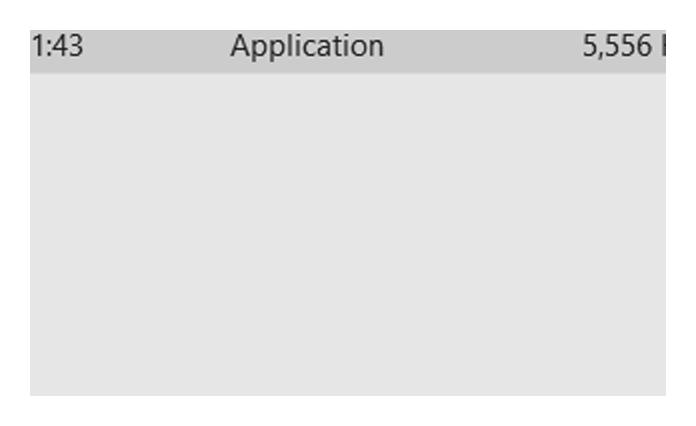
#> input picture dist/snip_image_to_text/_internal/pics/17655002013010254_clipboard_image.png, 696 x 426 px; its folder holds only this picture in this run
$ python -i local_engine.py   (imports and definitions only)
#> lines starting #> are read from the running program, lines starting #| are printed output that depends on the picture
#> further down, picture is the input picture: shape (426, 696, 3); min 18, max 255, mean 232
"""
Local RapidOCR Engine — CPU-optimized for AMD Ryzen 5 9600X (6 physical cores).

Runs RapidOCR (ONNX Runtime + Latin PP-OCRv5) directly in-process.
Handles English, Turkish, and code blocks with high accuracy.
"""
from __future__ import annotations

import gc
import logging
import math
import os
import threading
import time
from typing import Optional

import numpy as np
from PIL import Image

from src.config import (
    DET_BOX_THRESH,
    DET_LIMIT_SIDE_LEN,
    DET_LIMIT_TYPE,
    DET_SCORE_MODE,
    DET_UNCLIP_RATIO,
    ENGINE_WARMUP_ENABLED,
    MAX_UPSCALE_DIM,
    REC_BATCH_NUM,
    SMALL_TEXT_15X_MAX_HEIGHT,
    SMALL_TEXT_2X_MAX_HEIGHT,
    TURKISH_CACHE_MAX_SIZE,
    TURKISH_CORRECTION_MIN_HEIGHT,
)
from src.engine.base import BaseOCREngine

# [5 lines not run here, left out]

_logger = logging.getLogger(__name__)

# ── CPU Thread Tuning ───────────────────────────────────────────────────────
_PHYSICAL_CORES = max(1, (os.cpu_count() or 4) // 2)
# [6 lines not run here, left out]


# ── Turkish NLP Spell Correction Dictionary ─────────────────────────────────

_TURKISH_DICT = {
    "ve", "de", "da", "ki", "ile", "ise", "mi", "mı", "mu", "mü", "en", "pek", "çok",
    "daha", "her", "hep", "hiç", "bir", "iki", "üç", "dört", "beş", "altı", "yedi",
    "sekiz", "dokuz", "on", "ben", "sen", "o", "biz", "siz", "onlar", "bu", "şu",
    "burada", "şurada", "orada", "halk", "halkı", "onun", "bunun", "şunun", "ama", "fakat",
    "lakin", "çünkü", "zira", "veya", "yahut", "gibi", "kadar", "için", "göre", "beri",
    "yolculuk", "yolculuğun", "sabah", "güneş", "henüz", "doğarken", "teknesine",
    "biraz", "yiyecek", "su", "pusulasını", "alarak", "denize", "açılmış", "kasaba",
    "arkasında", "yavaş", "yavaşyavaş", "küçülürken", "içindeki", "korkunun", "yerini", "büyük",
    "heyecan", "kaplamış", "ilk", "saatleri", "sakin", "geçmiş", "ancak",
    "öğleden", "sonra", "gökyüzü", "aniden", "kararmış", "rüzgâr", "rüzgar",
    "uğuldamaya", "başlamış", "dalgalar", "umut", "sağa", "sola", "fırlatıyormuş",
    "pes", "etmek", "üzereymiş", "direğe", "sıkıca", "sarılmış", "içinden", "şöyle",
    "düşünmüş", "eğer", "hayallerinin", "peşinden", "gidiyorsan", "fırtınalara",
    "göğüs", "germeyi", "bilmelisin", "tüm", "gücüyle", "dümeni", "elinde", "tutmuş",
    "dalgalarla", "mücadele", "etmiş", "baban", "balıkçılık", "tekin", "değildir",
    "güler", "oturduğun", "yerde", "vazgeçmemiş", "kalbinin", "sesini", "dinlemekten",
    "kasabada", "yaşayan", "mert", "adında", "hayalperest", "genç", "kalkar", "sahile",
    "iner", "izleyerek", "derin", "düşüncelere", "dalarmiş", "dalarmış", "gizemli",
    "ada", "adayı", "bulmakmış", "bulmakmiş"
}


# ── Bounded (<=1 edit) Turkish Spell Correction ─────────────────────────────
# The acceptance threshold was always "distance <= 1", so computing a full
# Levenshtein DP matrix per candidate was wasted work. A 1-edit check is O(n)
# with two pointers, and the candidate space collapses to dictionary words
# whose length differs by at most 1. The dictionary is indexed as
# {length: {first_char: sorted word list}} so each lookup touches only a few
# small buckets instead of scanning ~100k entries per unknown word.

_DICT_INDEX: dict[int, dict[str, list[str]]] = {}
_dict_index_built = False
_WORD_CACHE: dict[str, Optional[str]] = {}

_CHAR_EQUIV: dict[str, frozenset] = {}
# [3 lines not run here, left out]


# [19 lines left out: functions _build_dict_index, _reset_spell_state, not called in this run]


_DIACRITIC_PAIRS = frozenset(
    frozenset(pair) for pair in (("s", "ş"), ("c", "ç"), ("g", "ğ"),
                                 ("i", "ı"), ("o", "ö"), ("u", "ü"))
)


# [126 lines left out: functions _edit_kind, _common_prefix_len, _find_dict_candidate, _correct_turkish_word, _correct_turkish_text_nlp, not called in this run]


# ── Adaptive Image Pre-processing ───────────────────────────────────────────

def _preprocess_for_ocr(img_np: np.ndarray) -> np.ndarray:
    """Dynamic preprocessing: auto-invert dark backgrounds + height-sensitive CLAHE
    + tiered bilinear upscale (2x for tiny text, 1.5x for small text).

    Preserves spacing in paragraphs/italic text, isolates underscores/quotes in
    command lines, eliminates background-contrast induced word merging, and avoids
    ringing artifacts (like double letters) by using bilinear scaling. The upscale
    is width-capped at MAX_UPSCALE_DIM so very wide strips are not blown up only
    to be shrunk again by the detector's max-side limit.
    """
    if cv2 is None:
        return img_np
    try:
        h_orig, w_orig = img_np.shape[:2]
#> h_orig = 426; w_orig = 696

        # 1. Add white padding/border to prevent character clipping at edges
        padded = cv2.copyMakeBorder(
            img_np,
            10, 10, 10, 10,
            cv2.BORDER_CONSTANT,
            value=[255, 255, 255]
        )
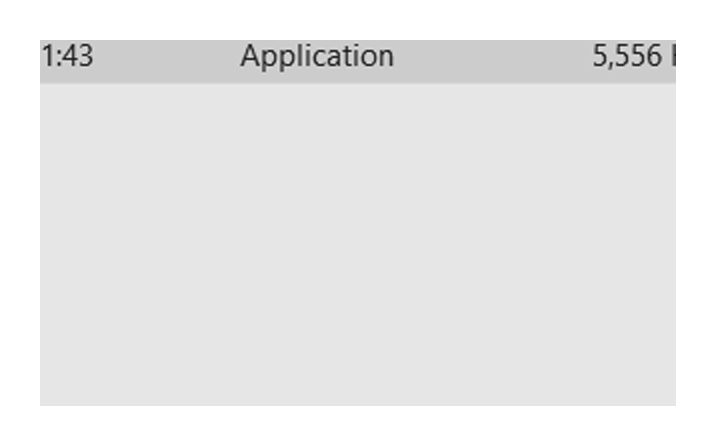
#> padded: shape (446, 716, 3); min 18, max 255, mean 233.6

        # 2. Convert to grayscale
        gray = cv2.cvtColor(padded, cv2.COLOR_RGB2GRAY)

        # 3. Auto-invert dark backgrounds (white text on black)
        # Standardizing to white backgrounds prevents blooming/character merging
        if float(gray.mean()) < 120.0:
            gray = 255 - gray

        # 4. Height-aware CLAHE contrast enhancement
        # High contrast (2.5, 4x4) is used for narrow command lines to sharpen underscores.
        # Moderate contrast (1.1, 8x8) is used for paragraph text to avoid character bleeding.
        if h_orig < 60:
            clahe = cv2.createCLAHE(clipLimit=2.5, tileGridSize=(4, 4))
        else:
            clahe = cv2.createCLAHE(clipLimit=1.1, tileGridSize=(8, 8))

        contrast = clahe.apply(gray)

        # 5. Tiered bilinear upscale: 2x for tiny text, 1.5x for small strips.
        # Bigger glyphs give the recognizer more real pixels to work with.
        if h_orig < SMALL_TEXT_2X_MAX_HEIGHT:
            scale = 2.0
        elif h_orig < SMALL_TEXT_15X_MAX_HEIGHT:
            scale = 1.5
        else:
            scale = 1.0

        if scale > 1.0:
            h, w = contrast.shape[:2]
            scale = min(scale, MAX_UPSCALE_DIM / max(w, 1))
            if scale > 1.05:
                contrast = cv2.resize(
                    contrast,
                    (int(w * scale), int(h * scale)),
                    interpolation=cv2.INTER_LINEAR,
                )

        return cv2.cvtColor(contrast, cv2.COLOR_GRAY2RGB)
    except Exception as e:
        _logger.warning("Dynamic preprocessing failed: %s", e)
        return img_np


# ── Indentation Reconstruction ──────────────────────────────────────────────

# [93 lines left out: function _reconstruct_indentation, not called in this run]


class LocalOCREngine(BaseOCREngine):
    """In-process RapidOCR engine — CPU-optimized for Ryzen 5 9600X."""

    # [184 lines left out: functions __init__, load, _warmup, unload, recognize, not called in this run]

    def is_loaded(self) -> bool:
        """Return True if models are loaded and ready for OCR."""
        return self._loaded


# ── Singleton ────────────────────────────────────────────────────────────────

_engine: Optional[LocalOCREngine] = None
_engine_lock = threading.Lock()


# [14 lines left out: functions get_local_engine, shutdown_engine, not called in this run]

>>> import cv2
>>> picture = cv2.cvtColor(cv2.imread('../../dist/snip_image_to_text/_internal/pics/17655002013010254_clipboard_image.png'), cv2.COLOR_BGR2RGB)
>>> result = _preprocess_for_ocr(picture)

$ run again, on dist/snip_image_to_text/_internal/pics/17655002035452976_clipboard_image.png
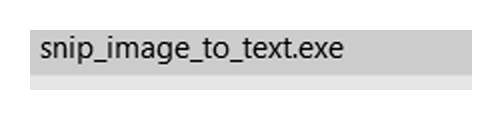
#> input picture dist/snip_image_to_text/_internal/pics/17655002035452976_clipboard_image.png, 502 x 120 px
#> picture is the input picture: shape (120, 502, 3); min 0, max 255, mean 229.5
#> in _preprocess_for_ocr, `padded = cv2.copyMakeBorder( img_np, 10, 10, 10, 10, cv2.BORDER_CONSTA..`:
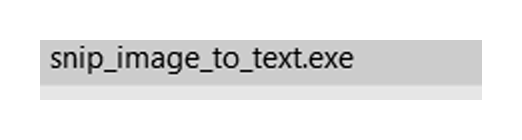
#> padded: shape (140, 522, 3); min 0, max 255, mean 234
